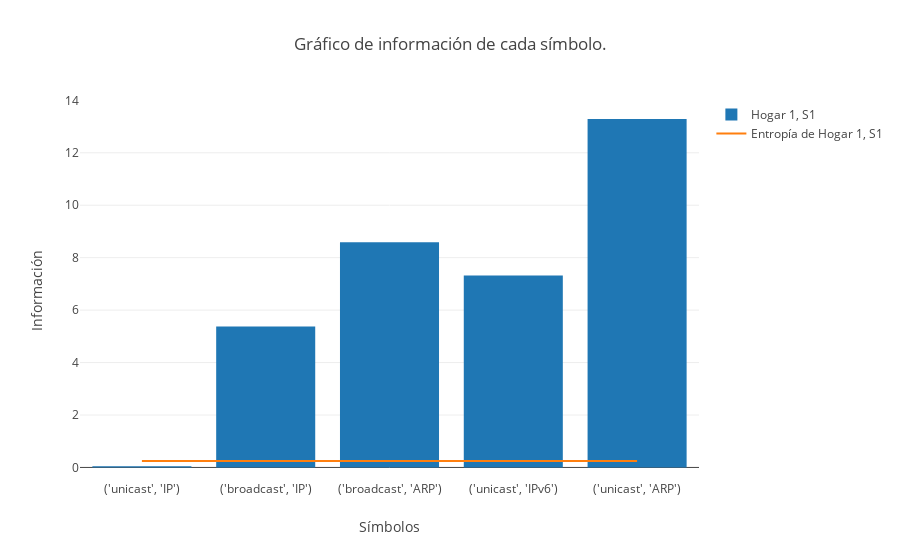
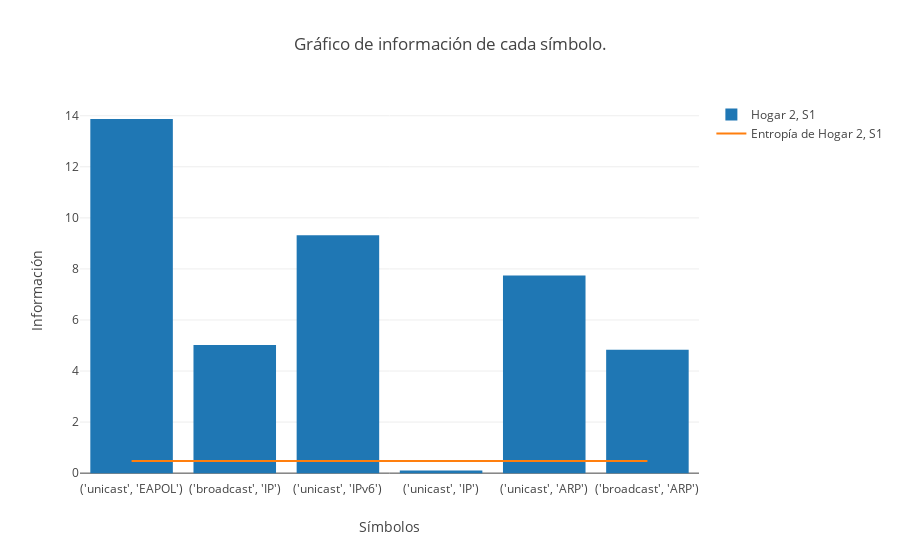
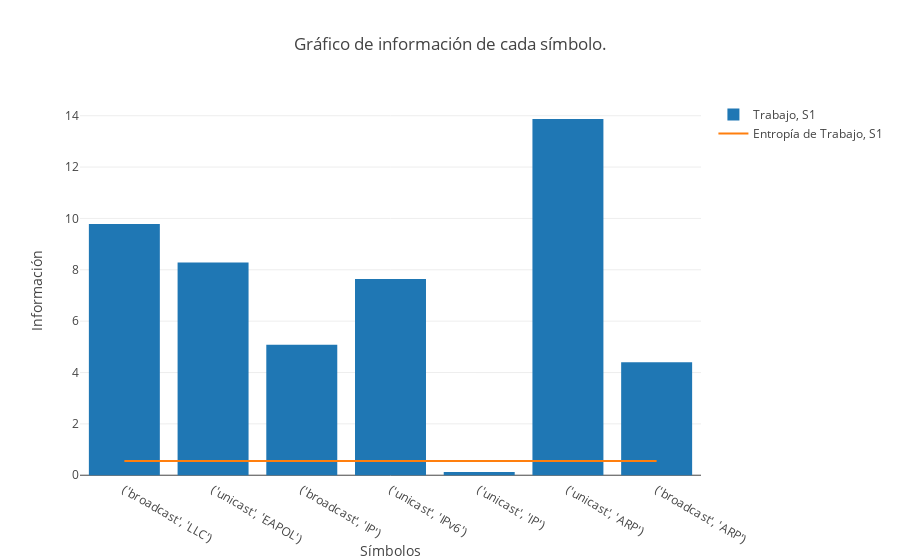
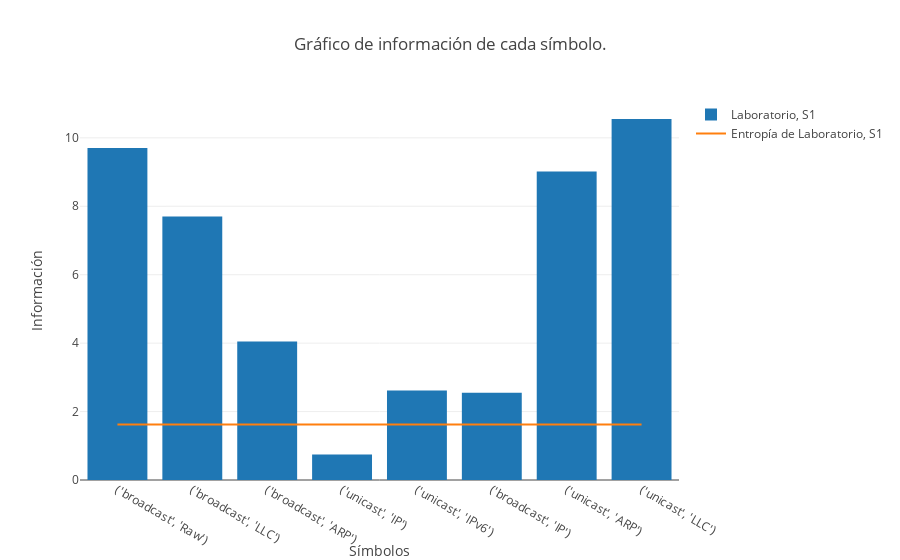

These figures' notebook cell, in order:
### Code cell
import os
import plotly
import subprocess
import pandas as pd
import numpy as np
import plotly.plotly as py
import plotly.figure_factory as ff
import plotly.graph_objs as go
import collections
from itertools import chain
import re
from operator import itemgetter

from IPython.core.interactiveshell import InteractiveShell
InteractiveShell.ast_node_interactivity = "all"

plotly.tools.set_credentials_file(username='Fernet', api_key='zC7ogVfVT5UPcpu2VKse')
plotly.offline.init_notebook_mode(connected=True)

#---------------- Settings ----------------

image_ext = "svg" #Extension para bajar los graficos
symbols_qty = 20  #Maxima cantidad de simbolos a graficar
#image_h = 1000
#image_w = 1400
image_h = 600
image_w = 800

#---------------- Funciones ----------------

def read_source_data(input_file, source_name):
    data = pd.read_csv(input_file, sep=";")
    symbols = data["Symbol"].tolist()
    probabilities = data["Probability"].tolist()
    information = data["Information"].tolist()
    entropy = data["Entropy"][0]
    max_entropy = data["Maximum Entropy"][0]
    
    #If there are too many symbols, take the 20 most important
    if len(symbols) > symbols_qty:
        print "hello"
        information, symbols, probabilities = (list(l)
                    for l in zip(*sorted(zip(information, symbols, probabilities))))
        
        information = information[len(information) - symbols_qty : len(information)]
        symbols = symbols[len(symbols) - symbols_qty : len(symbols)]
        probabilities = probabilities[len(probabilities) - symbols_qty : len(probabilities)]
    
    
    source_data = SourceData(Symbols=symbols, Probabilities=probabilities,
                        Information=information, Entropy=entropy, Max_Entropy=max_entropy, Source_Name=source_name)
    return source_data


def plot_symbols_info(sources, fig_title):
    traces = [(go.Bar(x = source_data.Symbols, y = source_data.Information, name = source_data.Source_Name),
            go.Scatter(x=source_data.Symbols, y =[source_data.Entropy for s in source_data.Symbols],
                       name="Entropía de " + source_data.Source_Name, mode='lines'))
            for source_data in sources]
                                
    traces = list(chain.from_iterable(traces))
    
    x_title = "Símbolos"
    y_title = "Información"
    layout = go.Layout(
                title = fig_title,
                xaxis = dict(title = x_title),
                yaxis = dict(title = y_title)
    )
    
    fig = go.Figure(data=traces, layout=layout)
    
    plotly.offline.iplot(fig)
    
def plot_broadcast_info(sources, fig_title):
    for source_data in sources:
        symbols = source_data.Symbols
        probabilities = source_data.Probabilities

        broadcast_probability = 0
        for i in range(len(symbols)):
            s = symbols[i]
            if 'broadcast' in s:
                broadcast_probability += probabilities[i]
        labels = ['Broadcast', 'Unicast']
        values = [broadcast_probability, 1 - broadcast_probability]
        layout = go.Layout(title=fig_title)
        #Create pie fig
        fig = {
            "data": [{"values": values, "labels": labels, "type":"pie"}],
            "layout": {"title": fig_title}
        }

        plotly.offline.iplot(fig)
       
    
def plot_probabilities_info(sources, fig_title):
    
    traces = [go.Bar(x = source_data.Symbols, y = source_data.Probabilities, name = source_data.Source_Name)
            for source_data in sources]
                                
    
    x_title = "Símbolos"
    y_title = "Probabilidad"
    layout = go.Layout(
                title = fig_title,
                xaxis = dict(title = x_title),
                yaxis = dict(title = y_title)
    )
    
    
    fig = go.Figure(data=traces, layout=layout)
    plotly.offline.iplot(fig)



def tiempo_vs_calidad(data_path, algoritmo, tam):
    data = pd.read_csv(data_path, sep = ";")
    df_algoritmo = data.loc[data["Algoritmo"] == algoritmo] #Tiene todas las filas del algoritmo pedido
    df_algoritmo = df_algoritmo.loc[df_algoritmo["V"] == tam] #Tiene todas las filas para el V pedido
    df_algoritmo["Calidad_solucion"] = df_algoritmo["Solucion"] / (df_algoritmo["Solucion"] + df_algoritmo["Dif_frontera"])
    
    tiempos = df_algoritmo["Tiempo"]
    calidades = df_algoritmo["Calidad_solucion"]
    return tiempos, calidades


def create_bar_fig(x_values, y_values, x_title, y_title, fig_title="Bar fig"):
    data = [go.Bar(
                x = x_values,
                y = y_values
        )]

    layout = go.Layout(
        xaxis=dict(
            title = x_title
        ),
        yaxis=dict(
            title = y_title
        ),
        title = fig_title
    )
    fig = go.Figure(data=data, layout=layout)
    return fig

#Toma un vector de tuplas (x, y, nombre) y devuelve una figura con cada tupla de datos
def crear_fig(traces, xtitle, ytitle, fig_title, marcadores=None):
    data = []
    for trace in traces:
        #Para que todas las traces sean distintas ademas del color
        i = 0
        if not marcadores:
            modo = str(i)
        else:
            modo = marcadores
        i += 1

        new_trace = go.Scatter(
            x = trace[0],
            y = trace[1],
            name = trace[2],
            mode = modo
                
        )
        data.append(new_trace)
    
    layout = go.Layout(
        xaxis=dict(
            tickmode = "auto",
            #nticks = cant_exp,
            ticks = "inside",
            #tick0 = 0,
            #ticklen = 8,
            #dtick = 3,
            title = xtitle,
            tickangle = 0
        ),
        yaxis=dict(
            tick0 = 0,
            zeroline = "False",
            ticks='inside',
            ticklen=8,
            tickwidth=3,
            tickcolor='#000',
            title = ytitle
        ),
        legend=dict(
            x=10,
            y=1,
            traceorder='normal',
            font=dict(
                family='sans-serif',
                size=14,
                color='#000'
            ),
            bgcolor='#E2E2E2',
            bordercolor='#FFFFFF',
            borderwidth=2
        ),
        title = fig_title
    )
    
    return go.Figure(data=data, layout=layout)

#---------------- Script ----------------

#---Data gathering---

SourceData = collections.namedtuple('SourceData', ['Symbols', "Probabilities",
                                    "Information", "Entropy", "Max_Entropy", "Source_Name"])

#--S1--

#Home network 1
source_data_hn1_S1 = read_source_data("homeNetwork1_S1.csv", "Hogar 1, S1")

#Home network 2
source_data_hn2_S1 = read_source_data("homeNetwork2_S1.csv", "Hogar 2, S1")

#Work network
source_data_wn_S1 = read_source_data("workNetwork_S1.csv", "Trabajo, S1")

#Lab network
source_data_ln_S1 = read_source_data("labNetwork_S1.csv", "Laboratorio, S1")

sources_S1 = [source_data_hn1_S1, source_data_hn2_S1, source_data_wn_S1, source_data_ln_S1]

#--S2--

#Home network 1
source_data_hn1_S2 = read_source_data("homeNetwork1_S2.csv", "Red Hogar 1, S2")

#Home network 2
source_data_hn2_S2 = read_source_data("homeNetwork2_S2.csv", "Red Hogar 2, S2")

#Work network
source_data_wn_S2 = read_source_data("workNetwork_S2.csv", "Red Trabajo, S2")

#Lab network
source_data_ln_S2 = read_source_data("labNetwork_S2.csv", "Red Laboratorio, S2")

sources_S2 = [source_data_hn1_S2, source_data_hn2_S2, source_data_wn_S2, source_data_ln_S2]


#Graficos

def plot_sources(plot_function, sources):
    if plot_function == plot_symbols_info:
        plot_fun_title = "Gráfico de información de cada símbolo."
    elif plot_function == plot_broadcast_info:
        plot_fun_title = "Gráfico de tráfico de broadcast sobre el total."
    elif plot_function == plot_probabilities_info:
        plot_fun_title = "Gráfico de probabilidades de cada símbolo."
    elif plot_function == plot_ARP_network:
        plot_fun_title = "Gráfico de la red ARP subyacente."
    else:
        print "Error in call_on_sources source_type parameter. Must be 1 or 2"
    
    for source in sources:
        plot_function([source], plot_fun_title)
    
#     if source_type == 1:
#         function(source_data_hn1_S1, plot_fun_title)
#         function(source_data_hn2_S1, plot_fun_title)
#         function(source_data_wn_S1, plot_fun_title)
#         function(source_data_ln_S1, plot_fun_title)
#     elif source_type == 2:
#         function(source_data_hn1_S2, plot_fun_title)
#         function(source_data_hn2_S2, plot_fun_title)
#         function(source_data_wn_S2, plot_fun_title)
#         function(source_data_ln_S2, plot_fun_title)

def plot_graphs_S1():
    plot_sources(plot_symbols_info, sources_S1)
    plot_sources(plot_broadcast_info, sources_S1)
    plot_sources(plot_probabilities_info, sources_S1)
    networks = [source_data_hn1_S1, source_data_hn2_S1, source_data_wn_S1, source_data_ln_S1]
    plot_symbols_info(networks, "Comparación de información entre todas las redes")
    
    
def plot_graphs_S2():
    plot_sources(plot_symbols_info, sources_S2)
    
    
def plot_all_graphs():
    plot_graphs_S1()
    plot_graphs_S2()


plot_all_graphs()




#plotly.offline.iplot(fig)
#plotly.offline.iplot(fig, image = image_ext, image_width = image_w, image_height = image_h, filename = "Ejemplo")

### Figure 1 — Plotly figure (JSON) as saved in the notebook; plotly's stock layout.template omitted (floating-point values rounded to 4 significant figures)
{"data": [{"name": "Hogar 1, S1", "type": "bar", "x": ["('unicast', 'IP')", "('broadcast', 'IP')", "('broadcast', 'ARP')", "('unicast', 'IPv6')", "('unicast', 'ARP')"], "y": [0.04856, 5.373, 8.587, 7.318, 13.29]}, {"mode": "lines", "name": "Entropía de Hogar 1, S1", "type": "scatter", "x": ["('unicast', 'IP')", "('broadcast', 'IP')", "('broadcast', 'ARP')", "('unicast', 'IPv6')", "('unicast', 'ARP')"], "y": [0.2461, 0.2461, 0.2461, 0.2461, 0.2461]}], "layout": {"title": "Gráfico de información de cada símbolo.", "xaxis": {"title": "Símbolos"}, "yaxis": {"title": "Información"}}}

### Figure 2 — Plotly figure (JSON) as saved in the notebook; plotly's stock layout.template omitted (floating-point values rounded to 4 significant figures)
{"data": [{"name": "Hogar 2, S1", "type": "bar", "x": ["('unicast', 'EAPOL')", "('broadcast', 'IP')", "('unicast', 'IPv6')", "('unicast', 'IP')", "('unicast', 'ARP')", "('broadcast', 'ARP')"], "y": [13.87, 5.021, 9.318, 0.108, 7.743, 4.835]}, {"mode": "lines", "name": "Entropía de Hogar 2, S1", "type": "scatter", "x": ["('unicast', 'EAPOL')", "('broadcast', 'IP')", "('unicast', 'IPv6')", "('unicast', 'IP')", "('unicast', 'ARP')", "('broadcast', 'ARP')"], "y": [0.4759, 0.4759, 0.4759, 0.4759, 0.4759, 0.4759]}], "layout": {"title": "Gráfico de información de cada símbolo.", "xaxis": {"title": "Símbolos"}, "yaxis": {"title": "Información"}}}

### Figure 3 — Plotly figure (JSON) as saved in the notebook; plotly's stock layout.template omitted (floating-point values rounded to 4 significant figures)
{"data": [{"name": "Trabajo, S1", "type": "bar", "x": ["('broadcast', 'LLC')", "('unicast', 'EAPOL')", "('broadcast', 'IP')", "('unicast', 'IPv6')", "('unicast', 'IP')", "('unicast', 'ARP')", "('broadcast', 'ARP')"], "y": [9.785, 8.288, 5.078, 7.644, 0.1302, 13.87, 4.403]}, {"mode": "lines", "name": "Entropía de Trabajo, S1", "type": "scatter", "x": ["('broadcast', 'LLC')", "('unicast', 'EAPOL')", "('broadcast', 'IP')", "('unicast', 'IPv6')", "('unicast', 'IP')", "('unicast', 'ARP')", "('broadcast', 'ARP')"], "y": [0.5541, 0.5541, 0.5541, 0.5541, 0.5541, 0.5541, 0.5541]}], "layout": {"title": "Gráfico de información de cada símbolo.", "xaxis": {"title": "Símbolos"}, "yaxis": {"title": "Información"}}}

### Figure 4 — Plotly figure (JSON) as saved in the notebook; plotly's stock layout.template omitted (floating-point values rounded to 4 significant figures)
{"data": [{"name": "Laboratorio, S1", "type": "bar", "x": ["('broadcast', 'Raw')", "('broadcast', 'LLC')", "('broadcast', 'ARP')", "('unicast', 'IP')", "('unicast', 'IPv6')", "('broadcast', 'IP')", "('unicast', 'ARP')", "('unicast', 'LLC')"], "y": [9.703, 7.703, 4.051, 0.7447, 2.614, 2.549, 9.015, 10.55]}, {"mode": "lines", "name": "Entropía de Laboratorio, S1", "type": "scatter", "x": ["('broadcast', 'Raw')", "('broadcast', 'LLC')", "('broadcast', 'ARP')", "('unicast', 'IP')", "('unicast', 'IPv6')", "('broadcast', 'IP')", "('unicast', 'ARP')", "('unicast', 'LLC')"], "y": [1.625, 1.625, 1.625, 1.625, 1.625, 1.625, 1.625, 1.625]}], "layout": {"title": "Gráfico de información de cada símbolo.", "xaxis": {"title": "Símbolos"}, "yaxis": {"title": "Información"}}}
